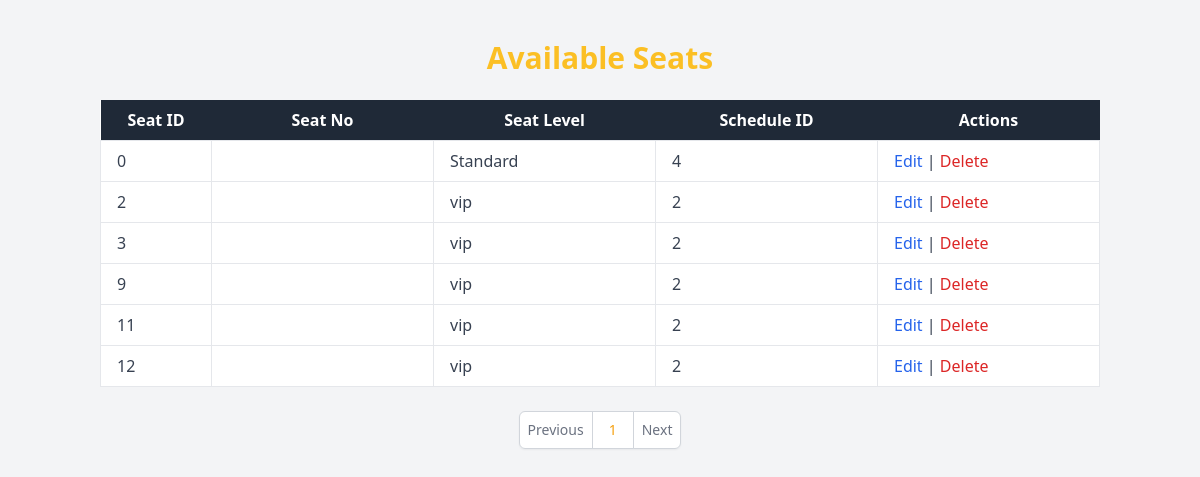
/admin/view_seat.php, run on the app's committed database.
### tables this page shows
CREATE TABLE `available_seat` (
  `SeatID` int(11) NOT NULL,
  `SeatLevel` varchar(20) DEFAULT NULL,
  `ScheduleID` int(11) DEFAULT NULL,
  `seatNo` int(11) DEFAULT NULL
);

### admin/view_seat.php (the view, shortened to what this page needs)
<?php
include '../config/db.php';
$limit = 10;
$page = isset($_GET['page']) ? (int)$_GET['page'] : 1;
$start = ($page - 1) * $limit;
$total_query = "SELECT COUNT(*) FROM available_seat";
$total_result = mysqli_query($conn, $total_query);
$total_records = mysqli_fetch_array($total_result)[0];
$total_pages = ceil($total_records / $limit);
$query = "SELECT * FROM available_seat LIMIT $start, $limit";
$result = mysqli_query($conn, $query);
?>
<!DOCTYPE html>
<html lang="en">
<head>
    <link href="https://cdn.jsdelivr.net/npm/tailwindcss@2.2.19/dist/tailwind.min.css" rel="stylesheet">
</head>
<body class="bg-gray-100 text-gray-800">
    <div class="container mx-auto py-10 px-3">
        <h2 class="text-3xl font-bold text-center mb-6 text-yellow-400">Available Seats</h2>
        <div class="table-responsive">
            <table class="min-w-full bg-white">
                <thead class="bg-gray-800 text-white">
                    <tr>
                        <th class="w-1/12 py-2">Seat ID</th>
                        <th class="w-2/12 py-2">Seat No</th>
                        <th class="w-2/12 py-2">Seat Level</th>
                        <th class="w-2/12 py-2">Schedule ID</th>
                        <th class="w-2/12 py-2">Actions</th>
                    </tr>
                </thead>
                <tbody class="text-gray-700">
                    <?php while ($row = mysqli_fetch_assoc($result)): ?>
                    <tr>
                        <td class="border px-4 py-2"><?= $row['SeatID']; ?></td>
                        <td class="border px-4 py-2"><?= $row['SeatNo']; ?></td>
                        <td class="border px-4 py-2"><?= $row['SeatLevel']; ?></td>
                        <td class="border px-4 py-2"><?= $row['ScheduleID']; ?></td>
                        <td class="border px-4 py-2">
                            <a href="edit_seat.php?id=<?= $row['SeatID']; ?>" class="text-blue-600 hover:text-blue-800">Edit</a> |
                            <a href="delete_seat.php?id=<?= $row['SeatID']; ?>" class="text-red-600 hover:text-red-800" onclick="return confirm('Are you sure?');">Delete</a>
                        </td>
                    </tr>
                    <?php endwhile; ?>
                </tbody>
            </table>
        </div>
        <div class="flex justify-center mt-6">
            <nav class="relative z-0 inline-flex rounded-md shadow-sm -space-x-px" aria-label="Pagination">
                <a href="?page=<?php echo max(1, $page - 1); ?>" class="relative inline-flex items-center px-2 py-2 rounded-l-md border border-gray-300 bg-white text-sm font-medium text-gray-500 hover:bg-gray-50">
                    <span>Previous</span>
                </a>
                <?php for ($i = 1; $i <= $total_pages; $i++): ?>
                    <a href="?page=<?php echo $i; ?>" class="relative inline-flex items-center px-4 py-2 border border-gray-300 bg-white text-sm font-medium <?php echo $i == $page ? 'text-yellow-500' : 'text-gray-500'; ?> hover:bg-gray-50">
                        <?php echo $i; ?>
                    </a>
                <?php endfor; ?>
                <a href="?page=<?php echo min($total_pages, $page + 1); ?>" class="relative inline-flex items-center px-2 py-2 rounded-r-md border border-gray-300 bg-white text-sm font-medium text-gray-500 hover:bg-gray-50">
                    <span>Next</span>
                </a>
            </nav>
        </div>
    </div>
</body>
</html>

### data on the page
available_seat: SeatID "0", SeatLevel "Standard", ScheduleID "4"
available_seat: SeatID "2", SeatLevel "vip", ScheduleID "2"
available_seat: SeatID "3", SeatLevel "vip", ScheduleID "2"
available_seat: SeatID "9", SeatLevel "vip", ScheduleID "2"
available_seat: SeatID "11", SeatLevel "vip", ScheduleID "2"
available_seat: SeatID "12", SeatLevel "vip", ScheduleID "2"
